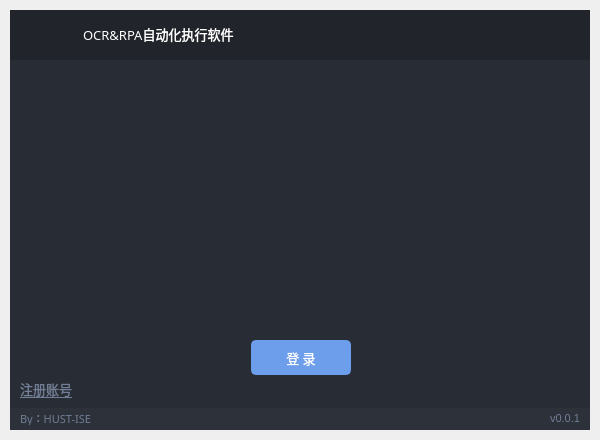
<?xml version="1.0" encoding="UTF-8"?>
<ui version="4.0">
 <class>MainWindow</class>
 <widget class="QMainWindow" name="MainWindow">
  <property name="geometry">
   <rect>
    <x>0</x>
    <y>0</y>
    <width>600</width>
    <height>440</height>
   </rect>
  </property>
  <property name="sizePolicy">
   <sizepolicy hsizetype="Preferred" vsizetype="Preferred">
    <horstretch>0</horstretch>
    <verstretch>0</verstretch>
   </sizepolicy>
  </property>
  <property name="minimumSize">
   <size>
    <width>600</width>
    <height>440</height>
   </size>
  </property>
  <property name="maximumSize">
   <size>
    <width>600</width>
    <height>440</height>
   </size>
  </property>
  <property name="windowTitle">
   <string>MainWindow</string>
  </property>
  <property name="styleSheet">
   <string notr="true"/>
  </property>
  <widget class="QWidget" name="bgApp">
   <property name="styleSheet">
    <string notr="true">font: 10pt &quot;HarmonyOS Sans SC&quot;;</string>
   </property>
   <layout class="QHBoxLayout" name="horizontalLayout_6">
    <property name="spacing">
     <number>0</number>
    </property>
    <property name="leftMargin">
     <number>10</number>
    </property>
    <property name="topMargin">
     <number>10</number>
    </property>
    <property name="rightMargin">
     <number>10</number>
    </property>
    <property name="bottomMargin">
     <number>10</number>
    </property>
    <item>
     <widget class="QFrame" name="container">
      <property name="styleSheet">
       <string notr="true">background-color: rgb(40, 44, 52);</string>
      </property>
      <property name="frameShape">
       <enum>QFrame::NoFrame</enum>
      </property>
      <property name="frameShadow">
       <enum>QFrame::Raised</enum>
      </property>
      <layout class="QVBoxLayout" name="verticalLayout_5">
       <property name="spacing">
        <number>0</number>
       </property>
       <property name="leftMargin">
        <number>0</number>
       </property>
       <property name="topMargin">
        <number>0</number>
       </property>
       <property name="rightMargin">
        <number>0</number>
       </property>
       <property name="bottomMargin">
        <number>0</number>
       </property>
       <item>
        <widget class="QFrame" name="contentTopBg">
         <property name="minimumSize">
          <size>
           <width>0</width>
           <height>50</height>
          </size>
         </property>
         <property name="maximumSize">
          <size>
           <width>16777215</width>
           <height>50</height>
          </size>
         </property>
         <property name="styleSheet">
          <string notr="true">background-color: rgb(33, 37, 43);
</string>
         </property>
         <property name="frameShape">
          <enum>QFrame::NoFrame</enum>
         </property>
         <property name="frameShadow">
          <enum>QFrame::Raised</enum>
         </property>
         <layout class="QHBoxLayout" name="horizontalLayout">
          <property name="spacing">
           <number>0</number>
          </property>
          <property name="leftMargin">
           <number>0</number>
          </property>
          <property name="topMargin">
           <number>0</number>
          </property>
          <property name="rightMargin">
           <number>10</number>
          </property>
          <property name="bottomMargin">
           <number>0</number>
          </property>
          <item>
           <widget class="QFrame" name="leftBox">
            <property name="sizePolicy">
             <sizepolicy hsizetype="Expanding" vsizetype="Preferred">
              <horstretch>0</horstretch>
              <verstretch>0</verstretch>
             </sizepolicy>
            </property>
            <property name="frameShape">
             <enum>QFrame::NoFrame</enum>
            </property>
            <property name="frameShadow">
             <enum>QFrame::Raised</enum>
            </property>
            <layout class="QHBoxLayout" name="horizontalLayout_3">
             <property name="spacing">
              <number>0</number>
             </property>
             <property name="leftMargin">
              <number>0</number>
             </property>
             <property name="topMargin">
              <number>0</number>
             </property>
             <property name="rightMargin">
              <number>0</number>
             </property>
             <property name="bottomMargin">
              <number>0</number>
             </property>
             <item>
              <widget class="QFrame" name="topLogo">
               <property name="minimumSize">
                <size>
                 <width>42</width>
                 <height>42</height>
                </size>
               </property>
               <property name="maximumSize">
                <size>
                 <width>60</width>
                 <height>42</height>
                </size>
               </property>
               <property name="autoFillBackground">
                <bool>false</bool>
               </property>
               <property name="styleSheet">
                <string notr="true">#topLogo {
	background-color: rgb(33, 37, 43);
	background-image: url(:/images/images/images/cloud_blue.png);
	background-position: centered;
	background-repeat: no-repeat;
}</string>
               </property>
               <property name="frameShape">
                <enum>QFrame::NoFrame</enum>
               </property>
               <property name="frameShadow">
                <enum>QFrame::Raised</enum>
               </property>
              </widget>
             </item>
             <item>
              <widget class="QLabel" name="titleRightInfo">
               <property name="sizePolicy">
                <sizepolicy hsizetype="Preferred" vsizetype="Expanding">
                 <horstretch>0</horstretch>
                 <verstretch>0</verstretch>
                </sizepolicy>
               </property>
               <property name="maximumSize">
                <size>
                 <width>16777215</width>
                 <height>45</height>
                </size>
               </property>
               <property name="font">
                <font>
                 <family>HarmonyOS Sans SC</family>
                 <pointsize>10</pointsize>
                 <weight>50</weight>
                 <italic>false</italic>
                 <bold>false</bold>
                </font>
               </property>
               <property name="styleSheet">
                <string notr="true">#titleRightInfo { padding-left: 10px; }</string>
               </property>
               <property name="text">
                <string>&lt;html&gt;&lt;head/&gt;&lt;body&gt;&lt;p&gt;&lt;span style=&quot; color:#ffffff;&quot;&gt;OCR&amp;amp;RPA自动化执行软件&lt;/span&gt;&lt;/p&gt;&lt;/body&gt;&lt;/html&gt;</string>
               </property>
               <property name="alignment">
                <set>Qt::AlignLeading|Qt::AlignLeft|Qt::AlignVCenter</set>
               </property>
              </widget>
             </item>
            </layout>
           </widget>
          </item>
          <item alignment="Qt::AlignRight">
           <widget class="QFrame" name="rightButtons">
            <property name="minimumSize">
             <size>
              <width>0</width>
              <height>28</height>
             </size>
            </property>
            <property name="styleSheet">
             <string notr="true">#rightButtons .QPushButton { background-color: rgba(255, 255, 255, 0); border: none;  border-radius: 5px; }
#rightButtons .QPushButton:hover { background-color: #bd93f9; border-style: solid; border-radius: 4px; }
#rightButtons .QPushButton:pressed { background-color: #ff79c6; border-style: solid; border-radius: 4px; }</string>
            </property>
            <property name="frameShape">
             <enum>QFrame::NoFrame</enum>
            </property>
            <property name="frameShadow">
             <enum>QFrame::Raised</enum>
            </property>
            <layout class="QHBoxLayout" name="horizontalLayout_2">
             <property name="spacing">
              <number>5</number>
             </property>
             <property name="leftMargin">
              <number>0</number>
             </property>
             <property name="topMargin">
              <number>0</number>
             </property>
             <property name="rightMargin">
              <number>0</number>
             </property>
             <property name="bottomMargin">
              <number>0</number>
             </property>
             <item>
              <widget class="QPushButton" name="minimizeAppBtn">
               <property name="minimumSize">
                <size>
                 <width>28</width>
                 <height>28</height>
                </size>
               </property>
               <property name="maximumSize">
                <size>
                 <width>28</width>
                 <height>28</height>
                </size>
               </property>
               <property name="cursor">
                <cursorShape>PointingHandCursor</cursorShape>
               </property>
               <property name="toolTip">
                <string/>
               </property>
               <property name="styleSheet">
                <string notr="true">#minimizeAppBtn { background-color: rgba(255, 255, 255, 0); border: none;  border-radius: 5px; }
#minimizeAppBtn:hover { background-color: rgb(44, 49, 57); border-style: solid; border-radius: 4px; }
#minimizeAppBtn:pressed { background-color: rgb(23, 26, 30); border-style: solid; border-radius: 4px; }</string>
               </property>
               <property name="text">
                <string/>
               </property>
               <property name="icon">
                <iconset resource="../resources.qrc">
                 <normaloff>:/icons/images/icons/icon_minimize.png</normaloff>:/icons/images/icons/icon_minimize.png</iconset>
               </property>
               <property name="iconSize">
                <size>
                 <width>20</width>
                 <height>20</height>
                </size>
               </property>
              </widget>
             </item>
             <item>
              <widget class="QPushButton" name="closeAppBtn">
               <property name="minimumSize">
                <size>
                 <width>28</width>
                 <height>28</height>
                </size>
               </property>
               <property name="maximumSize">
                <size>
                 <width>28</width>
                 <height>28</height>
                </size>
               </property>
               <property name="cursor">
                <cursorShape>PointingHandCursor</cursorShape>
               </property>
               <property name="toolTip">
                <string/>
               </property>
               <property name="styleSheet">
                <string notr="true">#closeAppBtn { background-color: rgba(255, 255, 255, 0); border: none;  border-radius: 5px; }
#closeAppBtn:hover { background-color: rgb(253, 84, 63); border-style: solid; border-radius: 4px; }
#closeAppBtn:pressed { background-color: rgb(196, 58, 43); border-style: solid; border-radius: 4px; }</string>
               </property>
               <property name="text">
                <string/>
               </property>
               <property name="icon">
                <iconset resource="../resources.qrc">
                 <normaloff>:/icons/images/icons/icon_close.png</normaloff>:/icons/images/icons/icon_close.png</iconset>
               </property>
               <property name="iconSize">
                <size>
                 <width>20</width>
                 <height>20</height>
                </size>
               </property>
              </widget>
             </item>
            </layout>
           </widget>
          </item>
         </layout>
        </widget>
       </item>
       <item>
        <widget class="QFrame" name="pagesContainer">
         <property name="styleSheet">
          <string notr="true">/* /////////////////////////////////////////////////////////////////////////////////////////////////
LineEdit */
QLineEdit {
	background-color: rgb(33, 37, 43);
	color: rgb(255,255,255);
	border-radius: 5px;
	border: 2px solid rgb(33, 37, 43);
	padding-left: 10px;
	selection-color: rgb(255, 255, 255);
	selection-background-color: rgb(111, 168, 220);
}
QLineEdit:hover {
	border: 2px solid rgb(64, 71, 88);
}
QLineEdit:focus {
	border: 2px solid rgb(91, 101, 124);
}
</string>
         </property>
         <property name="frameShape">
          <enum>QFrame::NoFrame</enum>
         </property>
         <property name="frameShadow">
          <enum>QFrame::Raised</enum>
         </property>
         <layout class="QVBoxLayout" name="verticalLayout_2">
          <property name="spacing">
           <number>0</number>
          </property>
          <property name="leftMargin">
           <number>0</number>
          </property>
          <property name="topMargin">
           <number>0</number>
          </property>
          <property name="rightMargin">
           <number>0</number>
          </property>
          <property name="bottomMargin">
           <number>0</number>
          </property>
          <item>
           <widget class="QStackedWidget" name="stackedWidget">
            <property name="styleSheet">
             <string notr="true"/>
            </property>
            <property name="currentIndex">
             <number>0</number>
            </property>
            <widget class="QWidget" name="loginPage">
             <widget class="QLabel" name="user">
              <property name="geometry">
               <rect>
                <x>261</x>
                <y>20</y>
                <width>60</width>
                <height>60</height>
               </rect>
              </property>
              <property name="sizePolicy">
               <sizepolicy hsizetype="Preferred" vsizetype="Preferred">
                <horstretch>0</horstretch>
                <verstretch>0</verstretch>
               </sizepolicy>
              </property>
              <property name="text">
               <string/>
              </property>
              <property name="pixmap">
               <pixmap resource="../resources.qrc">:/images/images/images/user.png</pixmap>
              </property>
              <property name="scaledContents">
               <bool>true</bool>
              </property>
             </widget>
             <widget class="QFrame" name="info">
              <property name="geometry">
               <rect>
                <x>141</x>
                <y>120</y>
                <width>291</width>
                <height>121</height>
               </rect>
              </property>
              <property name="frameShape">
               <enum>QFrame::NoFrame</enum>
              </property>
              <property name="frameShadow">
               <enum>QFrame::Raised</enum>
              </property>
              <layout class="QHBoxLayout" name="horizontalLayout_4">
               <property name="spacing">
                <number>0</number>
               </property>
               <property name="leftMargin">
                <number>0</number>
               </property>
               <property name="topMargin">
                <number>0</number>
               </property>
               <property name="rightMargin">
                <number>0</number>
               </property>
               <property name="bottomMargin">
                <number>0</number>
               </property>
               <item>
                <layout class="QVBoxLayout" name="login_layout">
                 <property name="spacing">
                  <number>15</number>
                 </property>
                </layout>
               </item>
              </layout>
             </widget>
             <widget class="QPushButton" name="login_button">
              <property name="geometry">
               <rect>
                <x>241</x>
                <y>280</y>
                <width>100</width>
                <height>35</height>
               </rect>
              </property>
              <property name="font">
               <font>
                <family>HarmonyOS Sans SC</family>
                <pointsize>10</pointsize>
                <weight>50</weight>
                <italic>false</italic>
                <bold>false</bold>
               </font>
              </property>
              <property name="styleSheet">
               <string notr="true">/*Button */
QPushButton {
	border: 2px solid rgb(109, 158, 235);
	border-radius: 5px;	
	color: rgb(255,255,255);
	background-color: rgb(109, 158, 235);
}
QPushButton:hover {
	background-color: rgb(109, 158, 235);
	color: rgb(255,255,255);
	border: 2px solid rgb(129, 178, 255);
}
QPushButton:pressed {	
	background-color: rgb(89, 138, 215);
	color: rgb(255,255,255);
	border: 2px solid rgb(43, 50, 61);
}</string>
              </property>
              <property name="text">
               <string>登 录</string>
              </property>
              <property name="flat">
               <bool>false</bool>
              </property>
             </widget>
             <widget class="QLabel" name="register_lable">
              <property name="geometry">
               <rect>
                <x>10</x>
                <y>320</y>
                <width>55</width>
                <height>18</height>
               </rect>
              </property>
              <property name="font">
               <font>
                <family>HarmonyOS Sans SC</family>
                <pointsize>10</pointsize>
                <weight>50</weight>
                <italic>false</italic>
                <bold>false</bold>
                <underline>true</underline>
               </font>
              </property>
              <property name="styleSheet">
               <string notr="true"> color: rgb(113, 126, 149);</string>
              </property>
              <property name="text">
               <string>注册账号</string>
              </property>
             </widget>
            </widget>
            <widget class="QWidget" name="registerPage">
             <widget class="QFrame" name="register_info">
              <property name="geometry">
               <rect>
                <x>141</x>
                <y>55</y>
                <width>300</width>
                <height>205</height>
               </rect>
              </property>
              <property name="frameShape">
               <enum>QFrame::NoFrame</enum>
              </property>
              <property name="frameShadow">
               <enum>QFrame::Raised</enum>
              </property>
              <layout class="QHBoxLayout" name="horizontalLayout_9">
               <property name="spacing">
                <number>0</number>
               </property>
               <property name="leftMargin">
                <number>0</number>
               </property>
               <property name="topMargin">
                <number>0</number>
               </property>
               <property name="rightMargin">
                <number>0</number>
               </property>
               <property name="bottomMargin">
                <number>0</number>
               </property>
               <item>
                <layout class="QVBoxLayout" name="register_layout">
                 <property name="spacing">
                  <number>15</number>
                 </property>
                </layout>
               </item>
              </layout>
             </widget>
             <widget class="QPushButton" name="register_button">
              <property name="geometry">
               <rect>
                <x>241</x>
                <y>280</y>
                <width>100</width>
                <height>35</height>
               </rect>
              </property>
              <property name="font">
               <font>
                <family>HarmonyOS Sans SC</family>
                <pointsize>10</pointsize>
                <weight>50</weight>
                <italic>false</italic>
                <bold>false</bold>
               </font>
              </property>
              <property name="styleSheet">
               <string notr="true">/*Button */
QPushButton {
	border: 2px solid rgb(109, 158, 235);
	border-radius: 5px;	
	color: rgb(255,255,255);
	background-color: rgb(109, 158, 235);
}
QPushButton:hover {
	background-color: rgb(109, 158, 235);
	color: rgb(255,255,255);
	border: 2px solid rgb(129, 178, 255);
}
QPushButton:pressed {	
	background-color: rgb(89, 138, 215);
	color: rgb(255,255,255);
	border: 2px solid rgb(43, 50, 61);
}</string>
              </property>
              <property name="text">
               <string>注 册</string>
              </property>
              <property name="flat">
               <bool>false</bool>
              </property>
             </widget>
             <widget class="QLabel" name="login_lable">
              <property name="geometry">
               <rect>
                <x>10</x>
                <y>320</y>
                <width>55</width>
                <height>18</height>
               </rect>
              </property>
              <property name="font">
               <font>
                <family>HarmonyOS Sans SC</family>
                <pointsize>10</pointsize>
                <weight>50</weight>
                <italic>false</italic>
                <bold>false</bold>
                <underline>true</underline>
               </font>
              </property>
              <property name="styleSheet">
               <string notr="true"> color: rgb(113, 126, 149);</string>
              </property>
              <property name="text">
               <string>登录账号</string>
              </property>
             </widget>
             <widget class="QLabel" name="label">
              <property name="geometry">
               <rect>
                <x>141</x>
                <y>25</y>
                <width>55</width>
                <height>18</height>
               </rect>
              </property>
              <property name="styleSheet">
               <string notr="true"> color: rgb(113, 126, 149);</string>
              </property>
              <property name="text">
               <string>注册账号</string>
              </property>
             </widget>
            </widget>
           </widget>
          </item>
         </layout>
        </widget>
       </item>
       <item>
        <widget class="QFrame" name="bottomBar">
         <property name="sizePolicy">
          <sizepolicy hsizetype="Preferred" vsizetype="Preferred">
           <horstretch>0</horstretch>
           <verstretch>0</verstretch>
          </sizepolicy>
         </property>
         <property name="minimumSize">
          <size>
           <width>0</width>
           <height>22</height>
          </size>
         </property>
         <property name="maximumSize">
          <size>
           <width>16777215</width>
           <height>22</height>
          </size>
         </property>
         <property name="styleSheet">
          <string notr="true">background-color: rgb(44, 49, 58);</string>
         </property>
         <property name="frameShape">
          <enum>QFrame::NoFrame</enum>
         </property>
         <property name="frameShadow">
          <enum>QFrame::Raised</enum>
         </property>
         <layout class="QHBoxLayout" name="horizontalLayout_5">
          <property name="spacing">
           <number>0</number>
          </property>
          <property name="sizeConstraint">
           <enum>QLayout::SetDefaultConstraint</enum>
          </property>
          <property name="leftMargin">
           <number>0</number>
          </property>
          <property name="topMargin">
           <number>0</number>
          </property>
          <property name="rightMargin">
           <number>0</number>
          </property>
          <property name="bottomMargin">
           <number>0</number>
          </property>
          <item>
           <widget class="QLabel" name="creditsLabel">
            <property name="sizePolicy">
             <sizepolicy hsizetype="Preferred" vsizetype="Preferred">
              <horstretch>0</horstretch>
              <verstretch>0</verstretch>
             </sizepolicy>
            </property>
            <property name="minimumSize">
             <size>
              <width>0</width>
              <height>16</height>
             </size>
            </property>
            <property name="maximumSize">
             <size>
              <width>16777215</width>
              <height>16</height>
             </size>
            </property>
            <property name="font">
             <font>
              <family>HarmonyOS Sans SC</family>
              <pointsize>8</pointsize>
              <weight>50</weight>
              <italic>false</italic>
              <bold>false</bold>
             </font>
            </property>
            <property name="styleSheet">
             <string notr="true">QLabel {
	font: 8pt &quot;HarmonyOS Sans SC&quot;;
	color: rgb(113, 126, 149); 
	padding-left: 10px; 
	padding-right: 10px;
	padding-bottom: 2px;
 }</string>
            </property>
            <property name="lineWidth">
             <number>1</number>
            </property>
            <property name="text">
             <string>By：HUST-ISE</string>
            </property>
            <property name="textFormat">
             <enum>Qt::AutoText</enum>
            </property>
            <property name="alignment">
             <set>Qt::AlignLeading|Qt::AlignLeft|Qt::AlignVCenter</set>
            </property>
            <property name="margin">
             <number>0</number>
            </property>
            <property name="indent">
             <number>0</number>
            </property>
           </widget>
          </item>
          <item>
           <widget class="QLabel" name="version">
            <property name="maximumSize">
             <size>
              <width>16777215</width>
              <height>16</height>
             </size>
            </property>
            <property name="styleSheet">
             <string notr="true">QLabel {
	 font-size: 11px; 
	color: rgb(113, 126, 149); 
	padding-left: 10px; 
	padding-right: 10px;
	padding-bottom: 2px;
 }</string>
            </property>
            <property name="text">
             <string>v0.0.1</string>
            </property>
            <property name="alignment">
             <set>Qt::AlignRight|Qt::AlignTrailing|Qt::AlignVCenter</set>
            </property>
            <property name="indent">
             <number>0</number>
            </property>
           </widget>
          </item>
         </layout>
        </widget>
       </item>
      </layout>
     </widget>
    </item>
   </layout>
  </widget>
 </widget>
 <resources>
  <include location="../resources.qrc"/>
 </resources>
 <connections/>
</ui>
